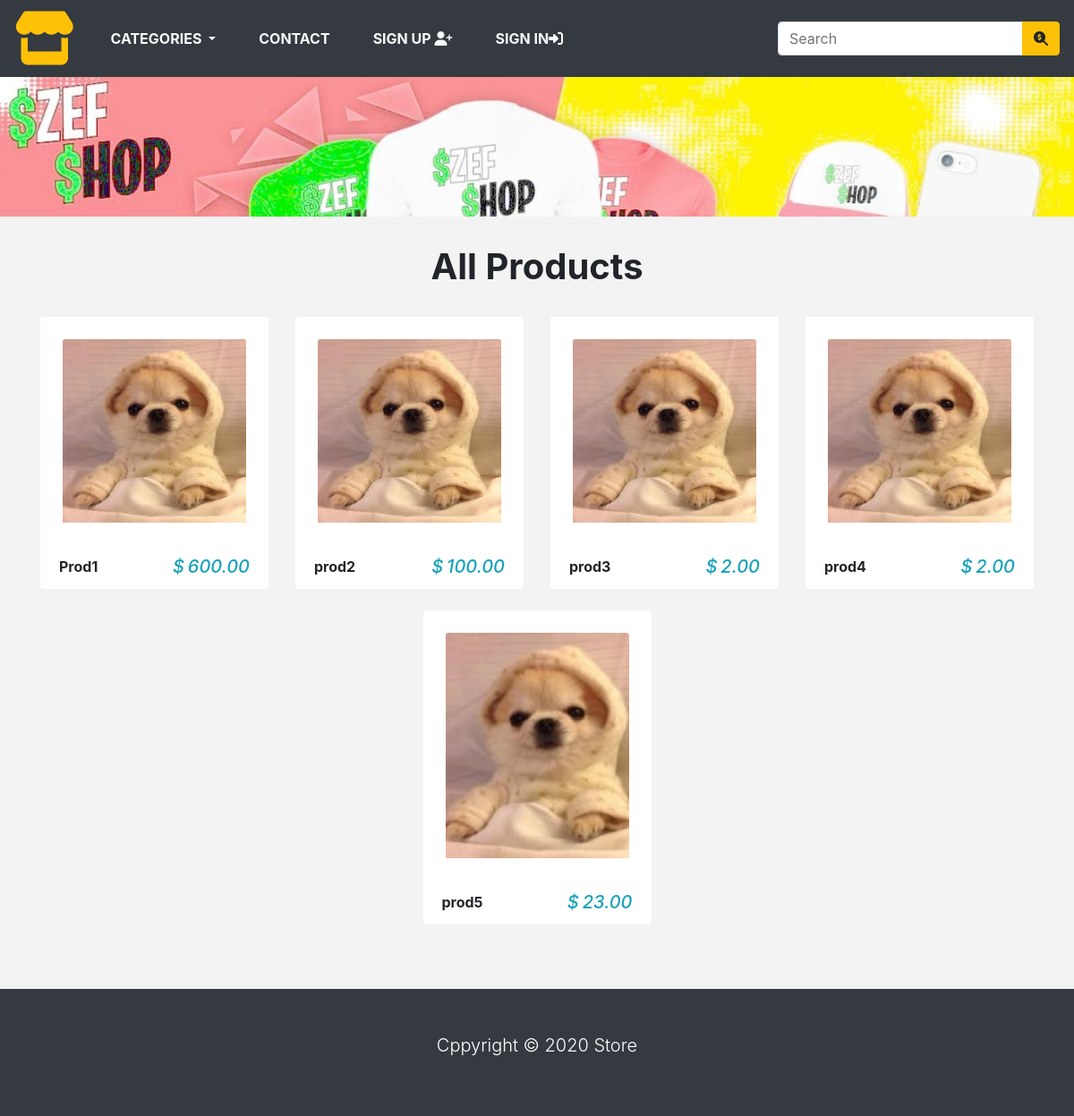
Before: / with the older database file.
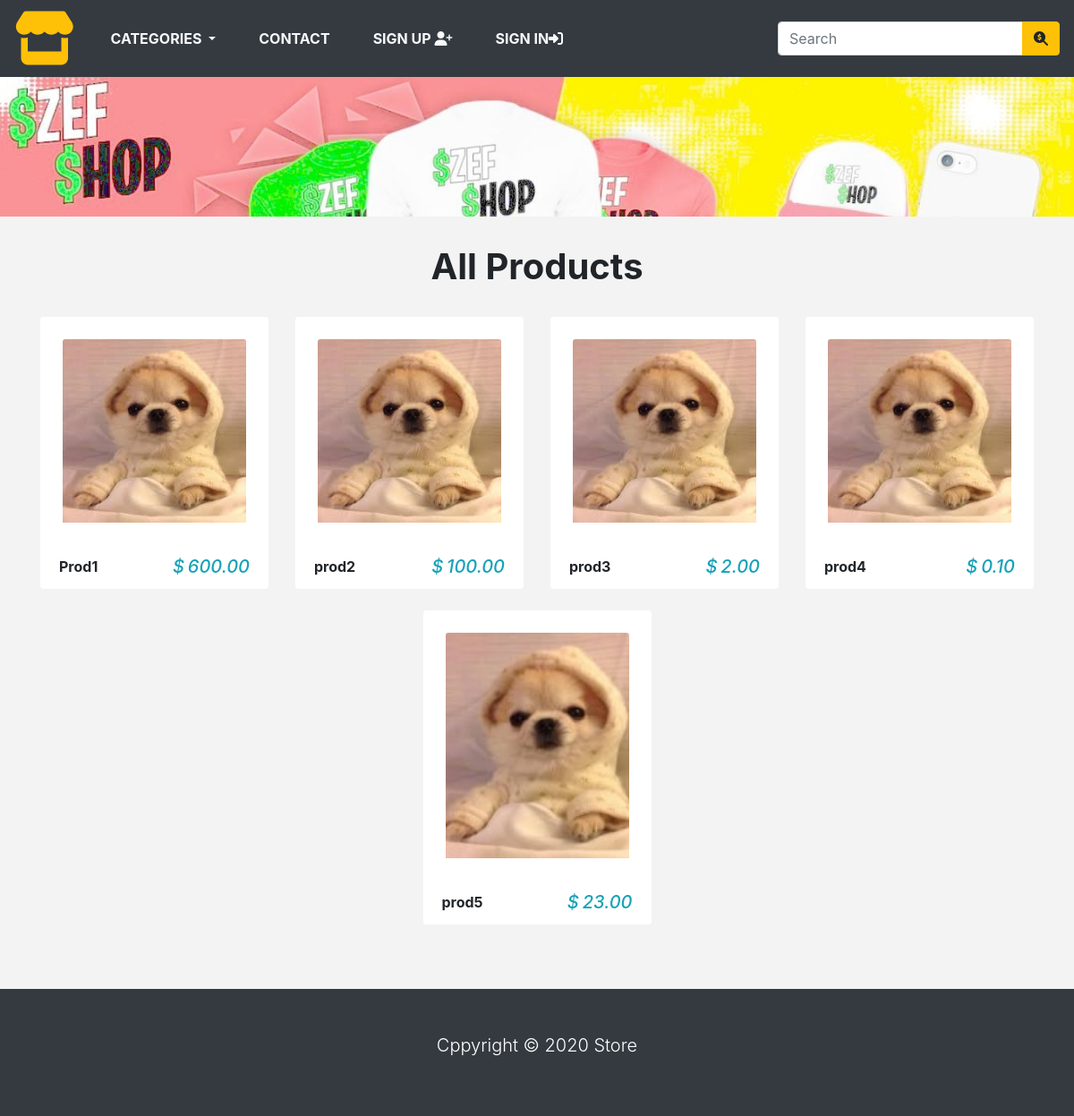
After: the same page with the newer database file.
### store/models.py (models this page shows, shortened)
class Product(models.Model):
    name = models.CharField(max_length=250, unique=True)
    slug = models.SlugField(max_length=250, unique=True)
    description = models.TextField(blank=True)
    category = models.ForeignKey(Category, on_delete=models.CASCADE)
    price = models.DecimalField(max_digits=10, decimal_places=2)
    image = models.ImageField(upload_to='product', blank=True)
    stock = models.IntegerField()
    available = models.BooleanField(default=True)
    created = models.DateTimeField(auto_now_add=True)
    updated = models.DateTimeField(auto_now=True)
    class Meta:
        ordering = ('name',)
        verbose_name = 'product'
        verbose_name_plural = 'products'
    def get_url(self):
        return reverse('product_detail', args=[self.category.slug, self.slug])

### store/views.py (the view)
# urls.py: 2. Add a URL to urlpatterns:  path('', views.home, name='home')
def home(request, category_slug=None):
    category_page = None
    products = None
    if category_slug is not None:
        category_page = get_object_or_404(Category, slug=category_slug)
        products = Product.objects.filter(category=category_page, available=True)
    else:
        products = Product.objects.all().filter(available=True)
    return render(request, 'home.html', {'category': category_page, 'products': products})

### store/context_processors.py (called while the page is built)
def counter(request):
    item_count = 0
    if 'admin' in request.path:
        return {}
    else:
        try:
            cart = Cart.objects.filter(cart_id=_cart_id(request))
            cart_items = CartItem.objects.all().filter(cart=cart[:1])
            for cart_item in cart_items:
                item_count += cart_item.quantity
        except Cart.DoesNotExist:
            item_count = 0
    return dict(item_count=item_count)

def menu_links(request):
    links = Category.objects.all()
    return dict(links=links)

### store/models.py (called while the page is built)
    def get_url(self):
        return reverse('products_by_category', args=[self.slug])

### store/views.py (called while the page is built)
def _cart_id(request):
    cart = request.session.session_key
    if not cart:
        cart = request.session.create()
    return cart

### templates/home.html (shortened to what this page needs)
{% extends 'base.html' %}
{% load static %}
{% block content %}
    <div class="container-fluid">
        <div class="row">
            <img style="width: 100%" src="{% static 'img/image1.jpg' %}" alt="" />
        </div>
    </div>
    <div class="py-4">
        <div class="container">
            <div class="row>">
                <div class="col-10 mx-auto my-2 text-center">
                    <h1 class="text-capitalize font-weight-bold">All products</h1>
                </div>
            </div>
        </div>
    </div>
    <div class="container">
        <div class="row">
            {% for product in products %}
                <div class="col-9 mx-auto col-md-6 col-lg-3">
                    <div class="card mb-4 "
                        style="border-color: transparent; ">
                    <div class="p-4">
                        <a href="{{ product.get_url }}">
                            <img src="{{ product.image.url }}" class="card-img-top" alt="{{ product.name}}">
</a>
                    </div>
                    <div class="card-footer d-flex justify-content-between"
                        style="background: transparent; border-color: transparent; ">
                        <p class="font-weight-bold mb-0">
                           {{ product.name }}
                        </p>
                        <h5 class="text-info font-italic mb-0">
                            <span class="mr-1">$</span>{{ product.price }}
                        </h5>
                    </div>
                </div>
            </div>
        {% endfor %}
    </div>
    </div>
{% endblock %}

### templates/base.html (shortened to what this page needs)
{% load static %}
<!doctype html>
<html lang="en">
<head>
    <link rel="stylesheet" href="https://cdn.jsdelivr.net/npm/bootstrap@4.5.3/dist/css/bootstrap.min.css"
>
    <link rel="stylesheet" href="{% static 'css/base.css' %}">
    <link rel="stylesheet" href="{% static 'css/cart.css' %}">
</head>
{% include 'nav_bar.html' %}
<body>
{% block content %}
{% endblock %}
</body>
{% include "footer.html" %}
</html>

### templates/nav_bar.html (shortened to what this page needs)
<!DOCTYPE html>
<html lang="en">
   <nav class="navbar navbar-expand-md navbar-light bg-dark">
        <a href="{% url 'home' %}" class="navbar-brand"><i class="fas fa-store text-warning fa-3x"></i></a>
        <div class="collapse navbar-collapse justify-content-between" id="nav">
        <ul class="navbar-nav">
            <li class="nav-item dropfown"><a class="nav-link text-light text-uppercase font-weight-bold px-4 dropdown-toggle"
                                    href="" data-toggle="dropdown" >Categories </a>
            </li>
            <li class="nav-item"><a class="nav-link text-light text-uppercase font-weight-bold px-4" href="{% url 'contact' %}" >Contact  </a> </li>
            {% if request.user.is_authenticated and request.user.first_name %}
                <li class="nav-item dropdown">
                     <a class="nav-link text-light text-uppercase font-weight-bold px-4 dropdown-toggle" data-toggle="dropdown">
                         Welcome, {{ request.user.first_name }} <i class="fas fa-user circle"></i>
                     </a>
                    <div class="dropdown-menu">
                        <a class="dropdown-item" href="{% url 'order_history' %}">Order History</a>
                    </div>
                </li>
            <li class="nav-item">
                     <a class="nav-link text-light text-uppercase font-weight-bold px-4" href="{%  url 'signout' %}" >
                         Sign Out <i class="fas fa-sign-out-alt"></i>
                     </a>
            </li>
            {% else %}
            <li class="nav-item">
                <a class="nav-link text-light text-uppercase font-weight-bold px-4" href="{% url 'signup' %}" >
                    Sign Up <i class="fas fa-user-plus"></i>
                </a>
            </li>
            <li class="nav-item">
                <a class="nav-link text-light text-uppercase font-weight-bold px-4" href="{% url 'signin' %}" >
                    Sign In<i class="fas fa-sign-in-alt"></i>
                </a>
            </li>
            {% endif %}
        </ul>
        <form class="form-inline ml-4" action="{% url 'search' %}", method="GET">
            <div class="input-group">
                <input type="text" name="title" class="form-control" placeholder="Search">
                <div class="input-group-append">
                <button type="submit" class="btn btn-warning" ><i class="fas fa-search-dollar"></i></button>
                </div>
            </div>
        </form>
        </div>
    </nav>

### templates/footer.html
<footer class="bg-dark text-white mt-5 p-5">
    <div class="container">
        <p class="lead text-center">Cppyright &copy; 2020 Store </p>
    </div>
</footer>

### store/static/css/base.css (style rules this page uses)
body { background: #f3f3f3; }

Changed rows visible on the page:
changed Product "prod4": price "2.00" → "0.10"
